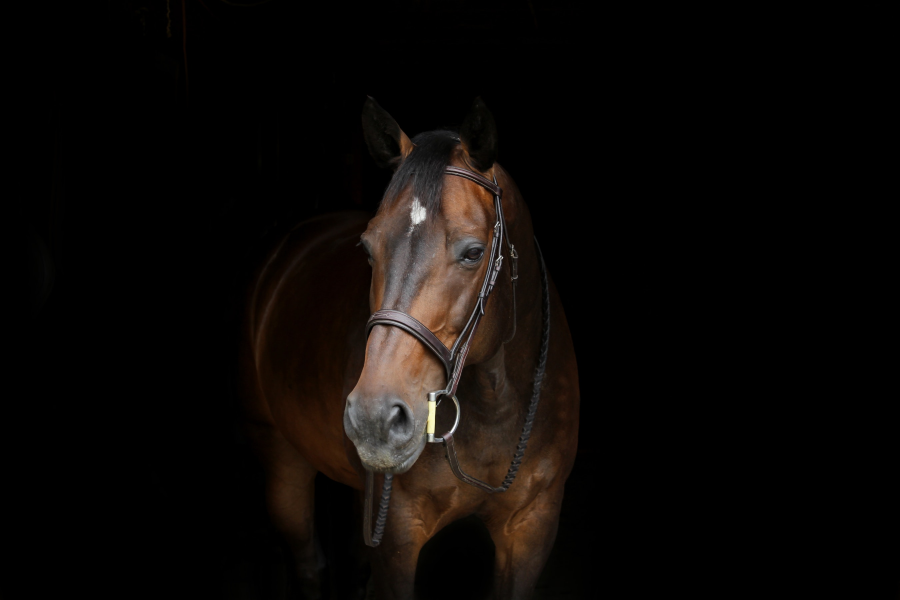
#> input picture computer-vision/DATA/horse.jpg, 2700 x 1800 px (shown at 1/3 size)
$ jupyter execute histograms.ipynb   (shell and % lines are left out)
#> lines starting #> are read from the running program, lines starting #| are printed output that depends on the picture
[cell 1]

import cv2
import numpy as np
import matplotlib.pyplot as plt

[cell 2]
dark_horse = cv2.imread('../DATA/horse.jpg')
#> dark_horse is the input picture: shape (1800, 2700, 3); mean B, G, R 6.9, 8.9, 12
horse_rgb = cv2.cvtColor(dark_horse, cv2.COLOR_BGR2RGB)

rainbow = cv2.imread('../DATA/rainbow.jpg')
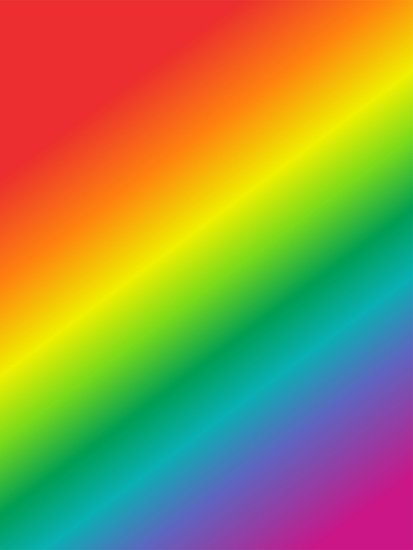
#> input picture computer-vision/DATA/rainbow.jpg, 413 x 550 px
#> rainbow is the input picture: shape (550, 413, 3); mean B, G, R 72.8, 142.3, 152.3
rainbow_rgb = cv2.cvtColor(dark_horse, cv2.COLOR_BGR2RGB)

blue_bricks = cv2.imread('../DATA/bricks.jpg')
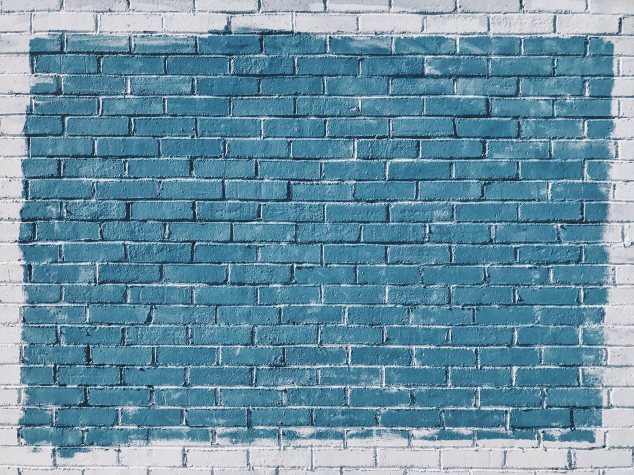
#> input picture computer-vision/DATA/bricks.jpg, 1267 x 950 px (shown at 1/2 size)
#> blue_bricks is the input picture: shape (950, 1267, 3); mean B, G, R 163.5, 144, 104.9
bricks_rgb = cv2.cvtColor(dark_horse, cv2.COLOR_BGR2RGB)

[cell 3]
def display_image(img, cmap=None):
    fig = plt.figure(figsize=(15,15))
    ax = fig.add_subplot(111)
    ax.imshow(img,cmap)

[cell 4]
display_image(horse_rgb)

[cell 5]
def histogram_color(img, xsize=256, color_hist=None, mask=None):
#> called with xsize = 256
    color = {'blue':'b','green':'g','red':'r'}
    channel = {'blue':0,'green':1,'red':2}
    if len(list(color.values())) > 1 and color_hist == None :
        for i in enumerate(list(color.values())):
            histr = cv2.calcHist([img],[i[0]],mask,[256],[0,256])
            plt.plot(histr, color=list(color.values())[i[0]])
            plt.xlim([0,xsize])
    elif color_hist != None and color_hist in list(color.keys()):
        histr = cv2.calcHist([img],[channel[color_hist]],mask,[256],[0,256])
        plt.plot(histr, color = color[color_hist])
        plt.xlim([0,xsize])
    elif color_hist == 'gray':
        histr = cv2.calcHist([img],[0],mask,[256],[0,256])
        plt.plot(histr)
        plt.xlim([0,xsize])


    plt.title('HISTOGRAM')

[cell 6]
histogram_color(blue_bricks)
#> figure, not shown here; curve peaks at x = 150, y = 19329; curve peaks at x = 124, y = 17804; curve peaks at x = 63, y = 16885

[cell 7]
histogram_color(dark_horse,xsize=5)
#> figure, not shown here; curve peaks at x = 0, y = 3726045; curve peaks at x = 0, y = 3605157; curve peaks at x = 0, y = 3582424

[cell 8]
histogram_color(rainbow)
#> figure, not shown here; curve peaks at x = 48, y = 20751; curve peaks at x = 46, y = 18708; curve peaks at x = 236, y = 20471

[cell 9]
mask = np.zeros(rainbow.shape[:2], np.uint8)
mask[100:470,50:370]=255
plt.imshow(mask,cmap='gray')
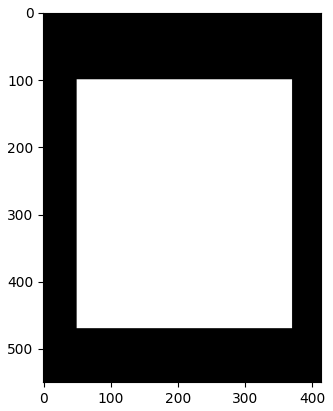
#> figure drawn by matplotlib, 1 panel

[cell 10]
rainbow_mask = cv2.bitwise_and(rainbow,rainbow,mask=mask)
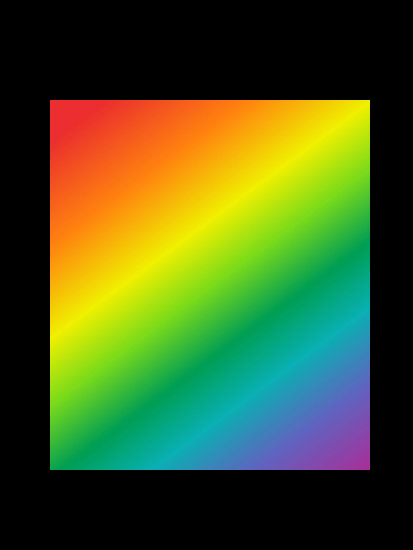
#> rainbow_mask: shape (550, 413, 3); mean B, G, R 33.5, 89.1, 70.8
plt.imshow(rainbow_mask)

[cell 11]
histogram_color(rainbow_mask,color_hist='green',mask=mask)
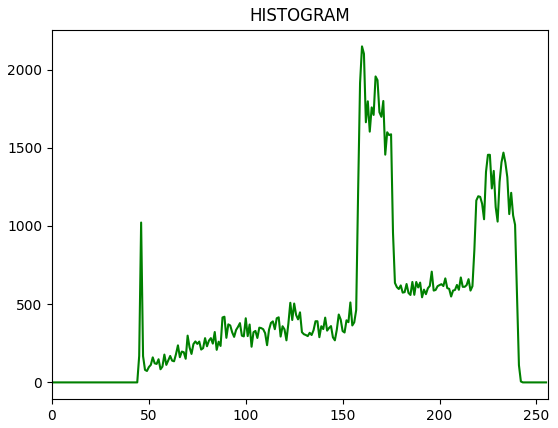
#> figure drawn by matplotlib, 1 panel; curve peaks at x = 160, y = 2148

[cell 12]
gorilla = cv2.imread('../DATA/gorilla.jpg',0)
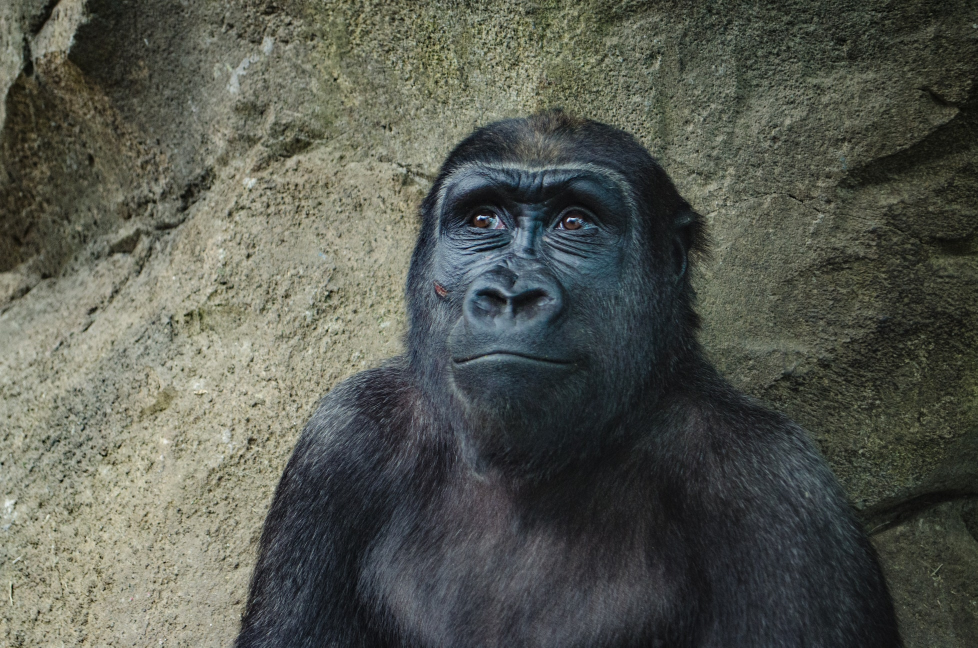
#> input picture computer-vision/DATA/gorilla.jpg, 1955 x 1295 px (shown at 1/2 size)
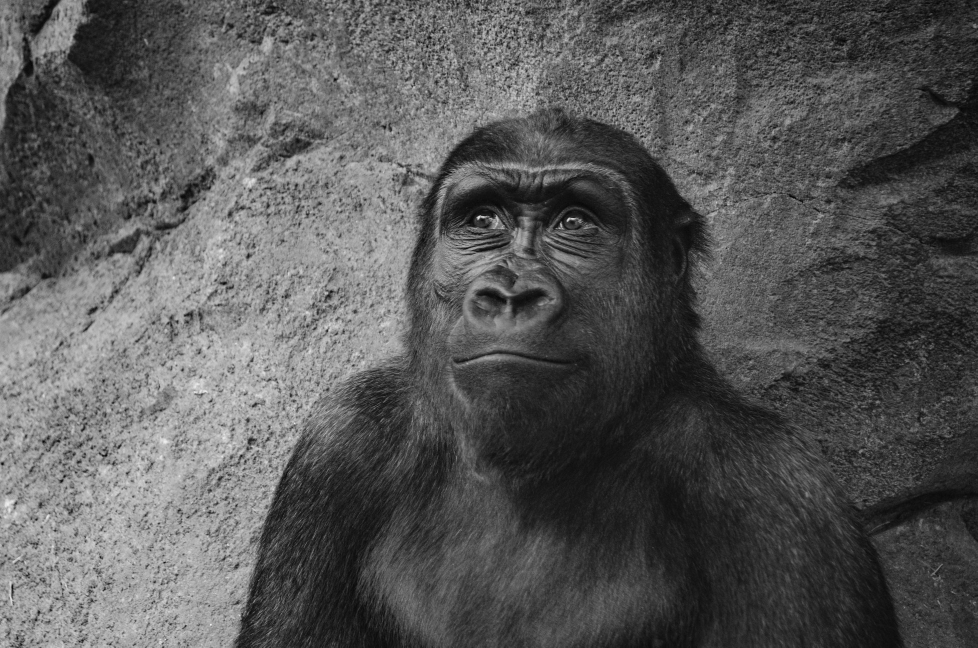
#> gorilla: shape (1295, 1955) (shown at 1/2 size); min 0, max 255, mean 87.1
display_image(gorilla, 'gray')

[cell 13]
histogram_color(gorilla,color_hist='gray')
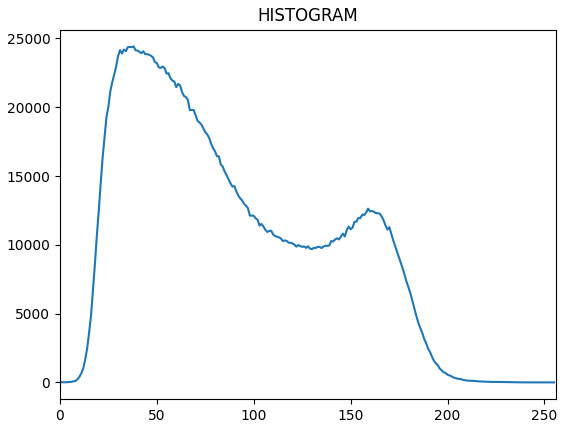
#> figure drawn by matplotlib, 1 panel; curve peaks at x = 38, y = 24421

[cell 14]
eq_gorilla = cv2.equalizeHist(gorilla)
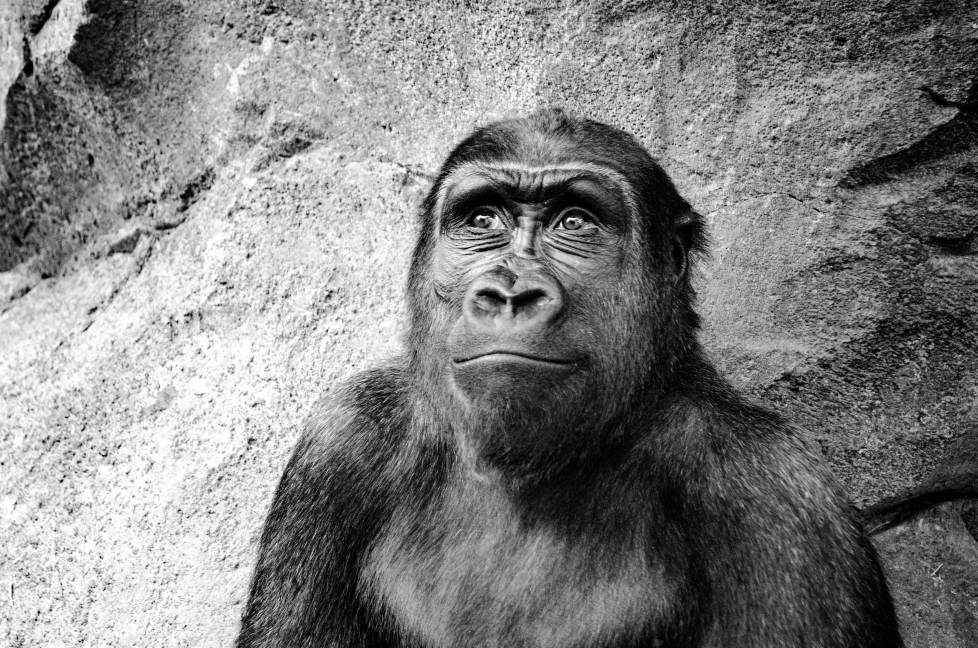
#> eq_gorilla: shape (1295, 1955) (shown at 1/2 size); min 0, max 255, mean 128.3
display_image(eq_gorilla,'gray')

[cell 15]
histogram_color(eq_gorilla,color_hist='gray')
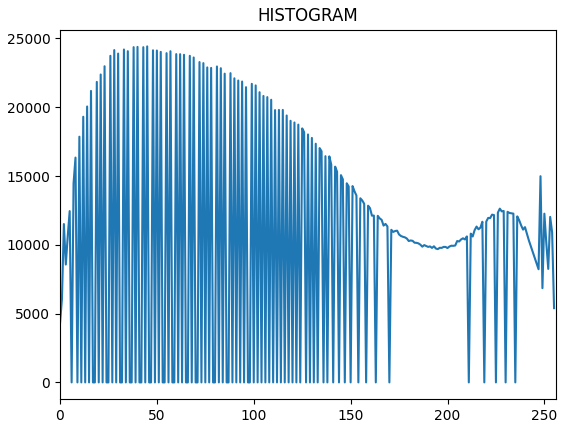
#> figure drawn by matplotlib, 1 panel; curve peaks at x = 45, y = 24421
